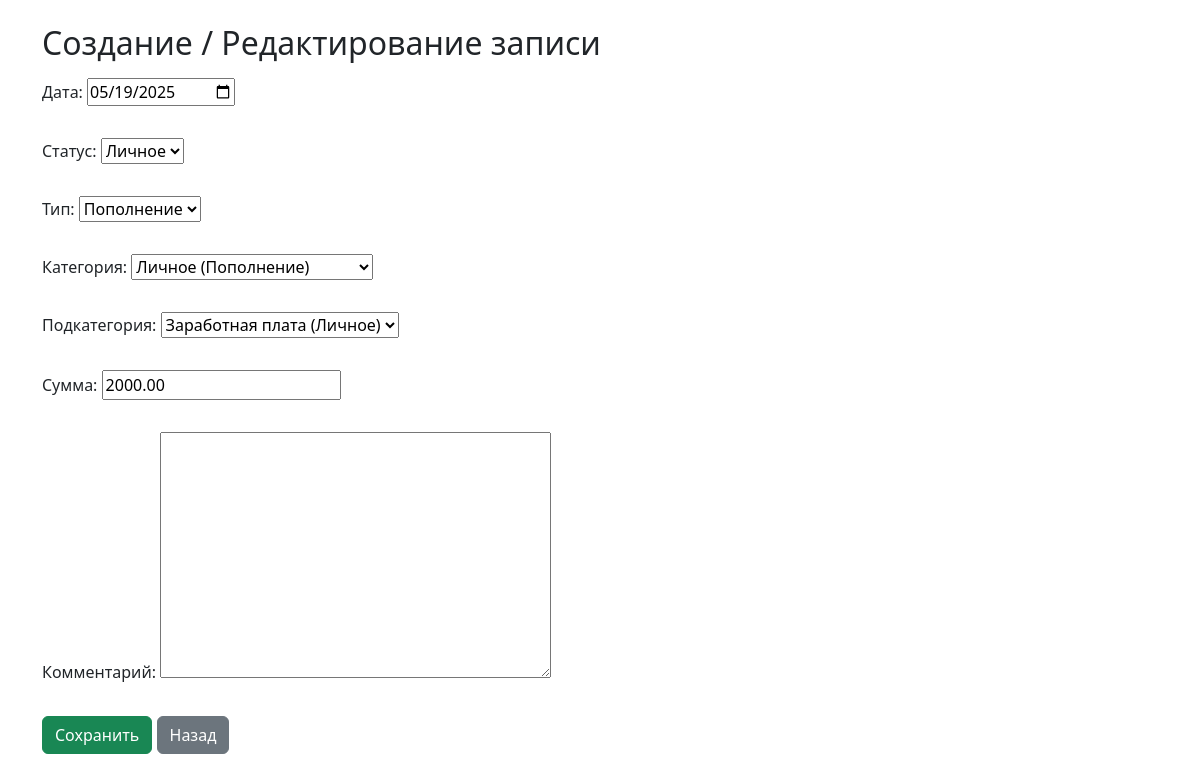
Page /edit/4/ on the committed database.
### dds/models.py (models this page shows, shortened)
class CashFlow(models.Model):
    date = models.DateField(verbose_name="Дата")
    status = models.ForeignKey(Status, on_delete=models.PROTECT, verbose_name="Статус")
    type = models.ForeignKey(Type, on_delete=models.PROTECT, verbose_name="Тип")
    category = models.ForeignKey(Category, on_delete=models.PROTECT, verbose_name="Категория")
    subcategory = models.ForeignKey(Subcategory, on_delete=models.PROTECT, verbose_name="Подкатегория")
    amount = models.DecimalField(max_digits=12, decimal_places=2, verbose_name="Сумма")
    comment = models.TextField(blank=True, verbose_name="Комментарий")

class Category(models.Model):
    name = models.CharField(max_length=100)
    type = models.ForeignKey(Type, on_delete=models.CASCADE, related_name='categories')
    def __str__(self):
        return f"{self.name} ({self.type.name})"

### dds/views.py (the view)
# urls.py: path("edit/<int:pk>/", views.edit_record, name="edit_record"),
def edit_record(request, pk):
    record = get_object_or_404(CashFlow, pk=pk)
    if request.method == "POST":
        form = CashFlowForm(request.POST, instance=record)
        if form.is_valid():
            form.save()
            return redirect("index")
    else:
        form = CashFlowForm(instance=record)
    return render(request, "dds/form.html", {"form": form})

### dds/forms.py (shortened to what this page needs)
class CashFlowForm(forms.ModelForm):
    date = forms.DateField(
        initial=date.today,
        required=False,
        widget=forms.DateInput(attrs={'type': 'date'}),
        label="Дата"
    )
    class Meta:
        model = CashFlow
        fields = '__all__'
    def __init__(self, *args, **kwargs):
        super().__init__(*args, **kwargs)
        self.fields['type'].required = True
        self.fields['category'].required = True
        self.fields['subcategory'].required = True
        self.fields['amount'].required = True
        self.fields['type'].widget.attrs['required'] = True
        self.fields['category'].widget.attrs['required'] = True
        self.fields['subcategory'].widget.attrs['required'] = True
        self.fields['amount'].widget.attrs['required'] = True

### dds/models.py (called while the page is built)
    def __str__(self):
        return self.name

    def __str__(self):
        return self.name

    def __str__(self):
        return f"{self.name} ({self.category.name})"

### dds/templates/dds/form.html (shortened to what this page needs)
<!DOCTYPE html>
<html lang="ru">
<head>
    <link href="https://cdn.jsdelivr.net/npm/bootstrap@5.3.0/dist/css/bootstrap.min.css" rel="stylesheet">
</head>
<body class="container mt-4">
    <h2 class="mb-3">Создание / Редактирование записи</h2>
    <form method="post" class="row g-3">
        {{ form.as_p }}
        <div class="col-12">
            <button type="submit" class="btn btn-success">Сохранить</button>
            <a href="{% url 'index' %}" class="btn btn-secondary">Назад</a>
        </div>
    </form>
</body>
</html>

### rows in the picture
CashFlow: date "05/19/2025", status "Личное", category "Личное (Пополнение)", subcategory "Заработная плата (Личное)", amount "2000.00"
Category: type "Пополнение"
